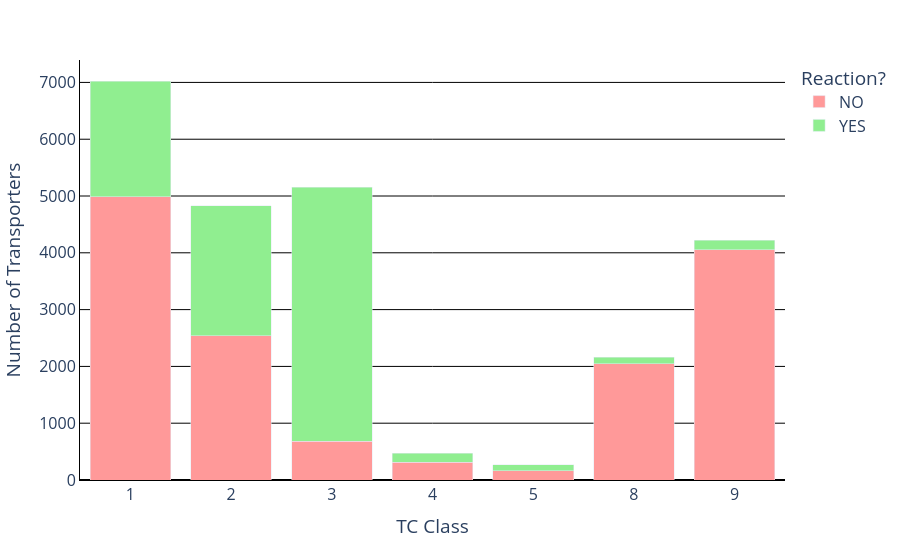

The cell this chart's notebook holds for it:
### Markdown cell above
A stacked bar chart might be handy to display the amount of transporters with reactions in each class!

### Code cell
tdb = pd.read_csv("../1+2/transporters_df.tsv", sep="\t")
tdb["ReactionPresent"] = tdb["Reaction"] != "[('no_reaction_identified', 'no_reaction_identified')]"
tdb["Class"] = tdb["TCID"].apply(lambda x: x.split(".")[0])
class_counts = tdb.groupby(["Class", "ReactionPresent"]).size().reset_index(name="Count")
class_counts["Reaction?"] = class_counts["ReactionPresent"].map({
    True: "YES",
    False: "NO"})

fig = px.bar(class_counts, x="Class", y="Count", color="Reaction?",
    color_discrete_map={
        "YES": "#90ee90",
        "NO": "#ff9999"})

fig.update_layout(
    barmode="stack",
    plot_bgcolor="white",
    xaxis_title="TC Class",
    yaxis_title="Number of Transporters",
    font=dict(size=16),
    title_font_size=20,
    yaxis=dict(gridcolor="black", linecolor="black", zerolinecolor="black"),
    xaxis=dict(linecolor="black")
)

fig.show()
pio.write_image(fig, "tc_class_reaction.pdf", format="pdf")

### Figure 1 — Plotly figure (JSON) as saved in the notebook; plotly's stock layout.template omitted (floating-point values rounded to 4 significant figures)
{"data": [{"alignmentgroup": "True", "hovertemplate": "Reaction?=NO<br>Class=%{x}<br>Count=%{y}<extra></extra>", "legendgroup": "NO", "marker": {"color": "#ff9999", "pattern": {"shape": ""}}, "name": "NO", "offsetgroup": "NO", "orientation": "v", "showlegend": true, "textposition": "auto", "type": "bar", "x": ["1", "2", "3", "4", "5", "8", "9"], "xaxis": "x", "y": [4989, 2539, 685, 315, 160, 2046, 4057], "yaxis": "y"}, {"alignmentgroup": "True", "hovertemplate": "Reaction?=YES<br>Class=%{x}<br>Count=%{y}<extra></extra>", "legendgroup": "YES", "marker": {"color": "#90ee90", "pattern": {"shape": ""}}, "name": "YES", "offsetgroup": "YES", "orientation": "v", "showlegend": true, "textposition": "auto", "type": "bar", "x": ["1", "2", "3", "4", "5", "8", "9"], "xaxis": "x", "y": [2036, 2286, 4467, 156, 105, 117, 160], "yaxis": "y"}], "layout": {"barmode": "stack", "font": {"size": 16}, "legend": {"title": {"text": "Reaction?"}, "tracegroupgap": 0}, "margin": {"t": 60}, "plot_bgcolor": "white", "title": {"font": {"size": 20}}, "xaxis": {"anchor": "y", "domain": [0, 1], "linecolor": "black", "title": {"text": "TC Class"}}, "yaxis": {"anchor": "x", "domain": [0, 1], "gridcolor": "black", "linecolor": "black", "title": {"text": "Number of Transporters"}, "zerolinecolor": "black"}}}
